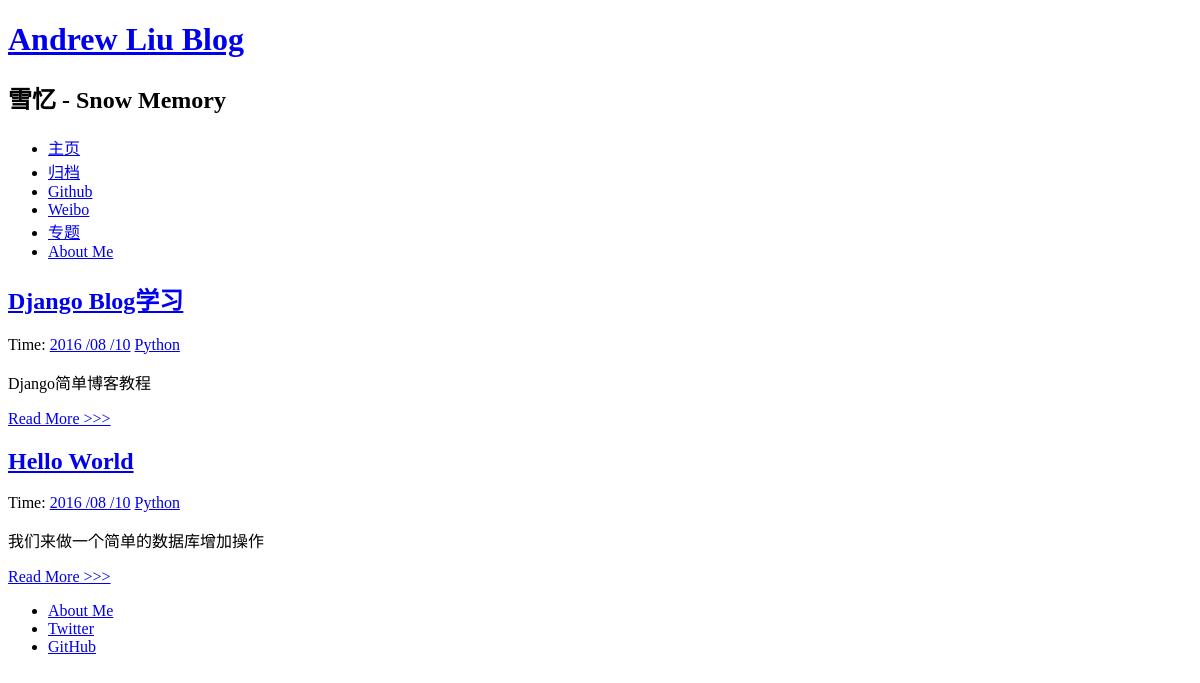
Before: / with the older database file.
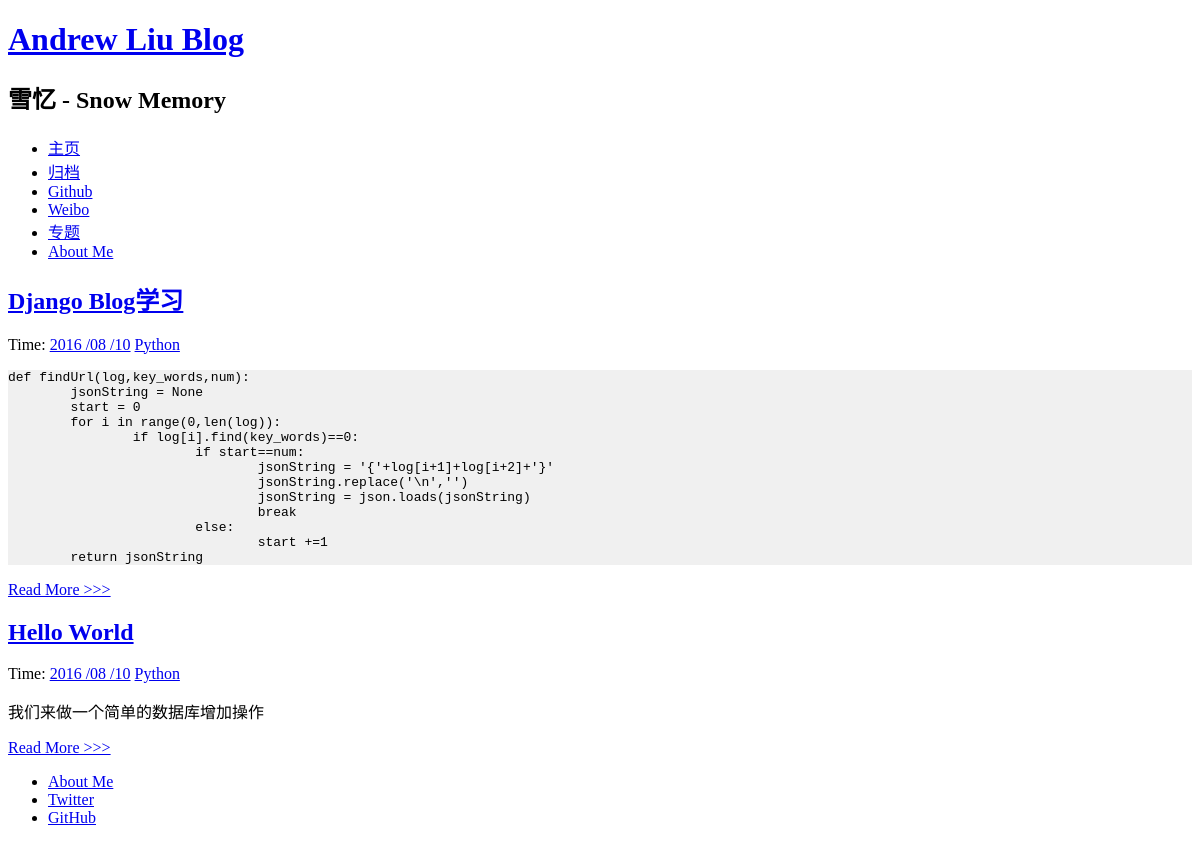
After: the same page with the newer database file.
### article/models.py (models this page shows, shortened)
class Article(models.Model) :
    title = models.CharField(max_length = 100)  #博客题目
    category = models.CharField(max_length = 50, blank = True)  #博客标签
    date_time = models.DateTimeField(auto_now_add = True)  #博客日期
    content = models.TextField(blank = True, null = True)  #博客文章正文
    class Meta:  #按时间下降排序
        ordering = ['-date_time']

### article/views.py (the view)
# urls.py: 2. Add a URL to urlpatterns:  url(r'^$', views.home, name='home')
def home(request):
    post_list = Article.objects.all()  #获取全部的Article对象
    return render(request, 'home.html', {'post_list' : post_list})

### article/templatetags/custom_markdown.py (called while the page is built)
@register.filter(is_safe=True)  #注册template filter
@stringfilter  #希望字符串作为参数
def custom_markdown(value):
        return mark_safe(markdown.markdown(value,extensions = ['markdown.extensions.fenced_code', 'markdown.extensions.codehilite'],safe_mode=True,enable_attributes=False))

### templates/home.html
{% extends "base.html" %}
{% load custom_markdown %}
{% block content %}
<div class="posts">
    {% for post in post_list %}
        <section class="post">
            <header class="post-header">
                <h2 class="post-title"><a href="{% url "detail" id=post.id %}">{{ post.title }}</a></h2>
                    <p class="post-meta">
                        Time:  <a class="post-author" href="#">{{ post.date_time |date:"Y /m /d"}}</a> <a class="post-category post-category-js" href="#">{{ post.category }}</a>
                    </p>
            </header>
                <div class="post-description">
                    <p>
                        {{ post.content | custom_markdown  }}
                    </p>
                </div>
                <a class="pure-button" href="{% url "detail" id=post.id %}">Read More >>> </a>
        </section>
    {% endfor %}
</div>
{% endblock %}

### templates/base.html (shortened to what this page needs)
<!doctype html>
<html lang="en">
<head>
    <link rel="stylesheet" href="http://yui.yahooapis.com/pure/0.5.0/pure-min.css">
    <link rel="stylesheet" href="http://yui.yahooapis.com/pure/0.5.0/grids-responsive-min.css">
    <link rel="stylesheet" href="http://picturebag.qiniudn.com/blog.css">
    <link rel="stylesheet" href="/static/pygments.css">
</head>
<body>
<div id="layout" class="pure-g">
    <div class="sidebar pure-u-1 pure-u-md-1-4">
        <div class="header">
            <h1 class="brand-title"><a href="{% url "home" %}">Andrew Liu Blog</a></h1>
            <h2 class="brand-tagline">雪忆 - Snow Memory</h2>
            <nav class="nav">
                <ul class="nav-list">
                    <li class="nav-item">
                        <a class="button-success pure-button" href="/">主页</a>
                    </li>
                    <li class="nav-item">
                        <a class="button-success pure-button" href="/">归档</a>
                    </li>
                    <li class="nav-item">
                        <a class="pure-button" href="https://github.com/Andrew-liu/my_blog_tutorial">Github</a>
                    </li>
                    <li class="nav-item">
                        <a class="button-error pure-button" href="http://weibo.com/dinosaurliu">Weibo</a>
                    </li>
                    <li class="nav-item">
                        <a class="button-success pure-button" href="/">专题</a>
                    </li>
                    <li class="nav-item">
                        <a class="button-success pure-button" href="/">About Me</a>
                    </li>
                </ul>
            </nav>
        </div>
    </div>
    <div class="content pure-u-1 pure-u-md-3-4">
        <div>
            {% block content %}
            {% endblock %}
            <div class="footer">
                <div class="pure-menu pure-menu-horizontal pure-menu-open">
                    <ul>
                        <li><a href="http://andrewliu.tk/about/">About Me</a></li>
                        <li><a href="http://twitter.com/yuilibrary/">Twitter</a></li>
                        <li><a href="http://github.com/yahoo/pure/">GitHub</a></li>
                    </ul>
                </div>
            </div>
        </div>
    </div>
</div>
</body>
</html>

### article/static/pygments.css (style rules this page uses)
pre { background: #f0f0f0; }

Changed rows visible on the page:
changed Article "Django Blog学习": content|custom_markdown "Django简单博客教程" → "def findUrl(log,key_words,num): jsonString = None start = 0 for i in range(0,len(log)): if log[i].find(key_words)==0: if start==num: jsonString = '{'+log[i+1]+log[i+2]+'}' jsonString.replace('\\n','') jsonString = json.loads(jsonString) break else: start +=1 return jsonString"
